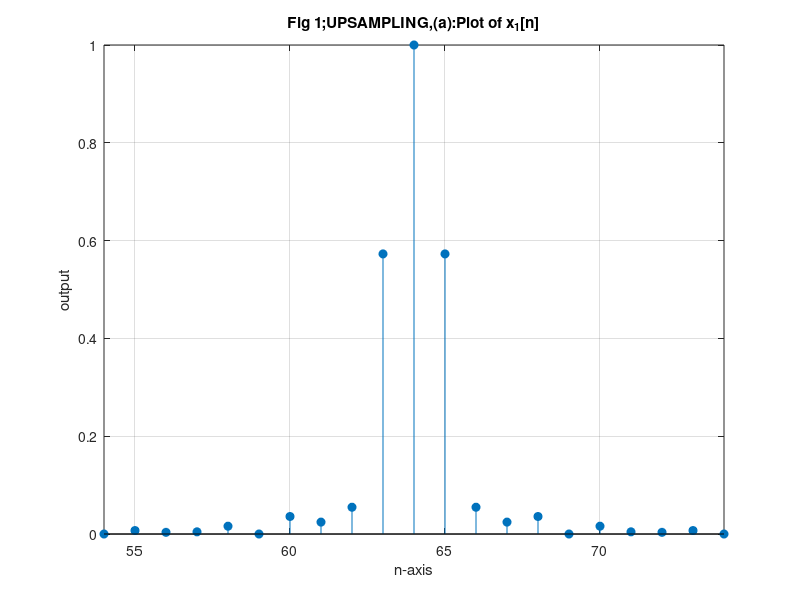
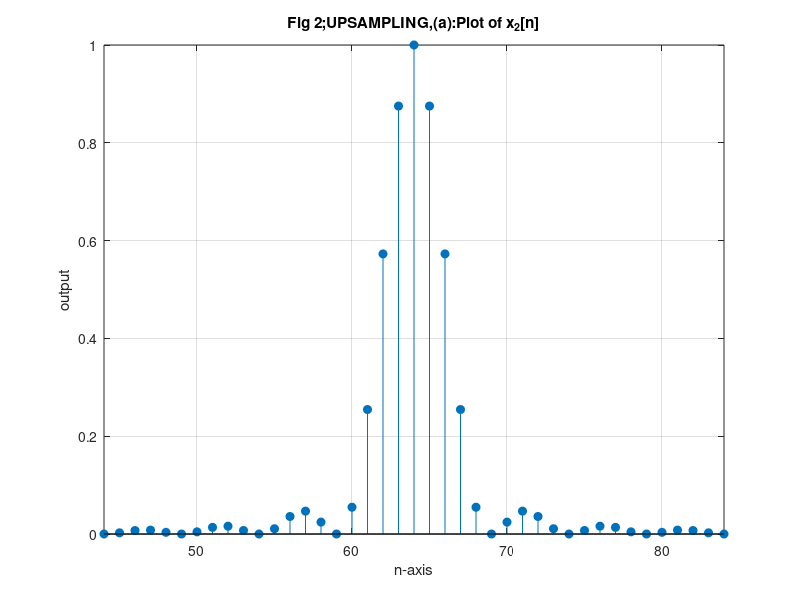
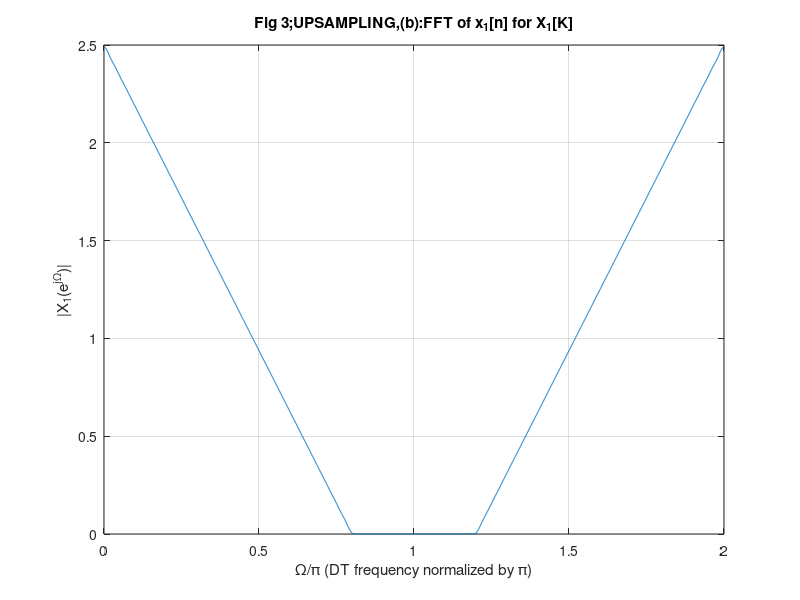
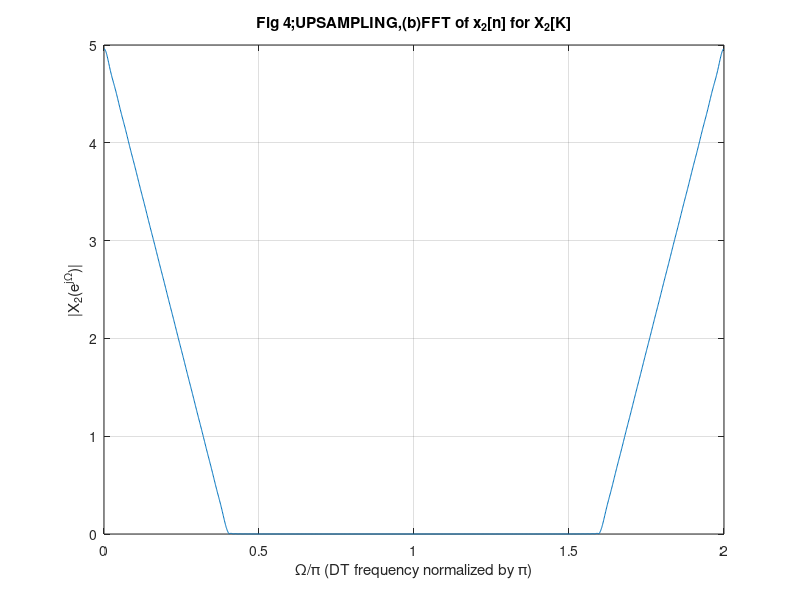

The MATLAB script that drew these images, in order: (Note: this script raises an error after producing the figures.)
%--------------------------------------------------------------------------
%//////////////////////////////////////////////////////////////////////////
%_________________________PART 3 - UPSAMPLING______________________________
%//////////////////////////////////////////////////////////////////////////
%--------------------------------------------------------------------------
%PART (a)
n = 0:127; 
x_1 = (sinc(0.4.*(n-64))).^2; 

figure(1); 
stem(n,x_1,'filled'); 
grid; 
title('Fig 1;UPSAMPLING,(a):Plot of x_{1}[n]');
xlabel('n-axis'); 
ylabel('output'); 
xlim([54 74]);

x_2 = (sinc(0.2*(n-64))).^2; 
figure(2); 
stem(n,x_2,'filled');
grid; 
title('Fig 2;UPSAMPLING,(a):Plot of x_{2}[n]'); 
xlabel('n-axis'); 
ylabel('output');
xlim([44 84]);

%--------------------------------------------------------------------------
%//////////////////////////////////////////////////////////////////////////
%--------------------------------------------------------------------------
%PART (b)
k = 0:2047; 
wk = 2*pi*k/2048; 

X_1_K = fft(x_1,2048);
figure(3); 
plot(wk/pi,abs(X_1_K));
grid; 
title('Fig 3;UPSAMPLING,(b):FFT of x_{1}[n] for X_{1}[K]'); 
xlabel('\Omega/\pi (DT frequency normalized by \pi)'); 
ylabel('|X_{1}(e^{j\Omega})|'); 

X_2_K = fft(x_2,2048);
figure(4); 
plot(wk/pi,abs(X_2_K)); 
title('Fig 4;UPSAMPLING,(b)FFT of x_{2}[n] for X_{2}[K]');
xlabel('\Omega/\pi (DT frequency normalized by \pi)'); 
ylabel('|X_{2}(e^{j\Omega})|'); 
grid; 

%--------------------------------------------------------------------------
%//////////////////////////////////////////////////////////////////////////
%--------------------------------------------------------------------------
%PART (c)
L=3; 
xe_1=zeros(1,L*length(x_1)); 
xe_1(1:L:length(xe_1))=x_1; 

XE_1_K=fft(xe_1,2048); 
figure(5); 
plot(wk/pi,abs(XE_1_K));
grid; 
title('Fig 5;UPSAMPLING,(c)Upsampled X_{1}[K], X_{E_{1}}[K]'); 
xlabel('\Omega/\pi (DT frequency normalized by \pi)'); 
ylabel('|X_{E_1}(e^{j\Omega})|'); 

xe_2=zeros(1,L*length(x_2)); 
xe_2(1:L:length(xe_2))=x_2; 

XE_2_K=fft(xe_2,2048); 
figure(6);
plot(wk/pi,abs(XE_2_K));
grid; 
title('Fig 6;UPSAMPLING,(c):Upsampled X_{2}[k], X_{E_{2}}[K]');
xlabel('\Omega/\pi (DT frequency normalized by \pi)'); 
ylabel('|X_{E_2}(e^{j\Omega})|'); 

%--------------------------------------------------------------------------
%//////////////////////////////////////////////////////////////////////////
%--------------------------------------------------------------------------
%PART (d)
%FILTER CREATION FOR UPSAMPLING
alpha=(1/3); 
P=65; 
hlpf=3*alpha*sinc(alpha*(-(P-1)/2:(P-1)/2)).*(hamming(P)'); 


%filter impulse response for upsampling
hlpf_impulse = impz(hlpf,1); 
figure(7);
stem(hlpf_impulse,'filled','o'); 
grid;
title('Fig 7;UPSAMPLING,(d):Filter Impulse Response');
xlabel('n-axis'); 
ylabel('output'); 

%filter frequency response for upsampling
figure(8); 
HLPF_IMPULSE_K=fft(hlpf_impulse,2048);
plot(wk/pi,abs(HLPF_IMPULSE_K)); 
title('Fig 8;UPSAMPLING,(d):Frequency Response of HLPF');
xlabel('\Omega/\pi (DT frequency normalized by \pi)'); 
ylabel('|H_{filter}(e^{j\Omega})|'); 
grid; 

%--------------------------------------------------------------------------
%//////////////////////////////////////////////////////////////////////////
%--------------------------------------------------------------------------
%PART (e)
%upsample, then apply the upsampling filter for anti-aliasing
xi_1 = filter(hlpf,1,xe_1); 
XI_1_K = fft(xi_1,2048); 
figure(9); 
plot(wk/pi,abs(XI_1_K)); 
grid;
title('Fig 9;UPSAMPLING,(e):Filtered x_{e_{1}}[n] for Interpolated x_{i_{1}}[n] FFT X_{i_1}[K]');
xlabel('\Omega/\pi (DT frequency normalized by \pi)'); 
ylabel('|X_{i_1}(e^{j\Omega})|'); 

%don't need to do this part, but it's ok
xi_2 = filter(hlpf,1,xe_2);
XI_2_K=fft(xi_2,2048); 
figure(10); 
plot(wk/pi,abs(XI_2_K));
grid; 
title('Fig 10;UPSAMPLING,(e):Filtered x_{e_{2}}[n] for Interpolated x_{i_{2}}[n] FFT X_{i_2}[K]'); 
xlabel('\Omega/\pi (DT frequency normalized by \pi)'); 
ylabel('|X_{i_2}(e^{j\Omega})|'); 
%--------------------------------------------------------------------------
%//////////////////////////////////////////////////////////////////////////
%--------------------------------------------------------------------------

%--------------------------------------------------------------------------
%//////////////////////////////////////////////////////////////////////////
%________________________PART 4 - DOWNSAMPLING_____________________________
%//////////////////////////////////////////////////////////////////////////
%--------------------------------------------------------------------------
%PART(a)

%refer to analytical calculations 

%--------------------------------------------------------------------------
%//////////////////////////////////////////////////////////////////////////
%--------------------------------------------------------------------------
%PART(b)
M=2; 
xd_1=x_1(1:M:length(x_1)); 
xd_2=x_2(1:M:length(x_2)); 

XD_1_K=fft(xd_1,2048);
figure(11); 
plot(wk/pi,abs(XD_1_K));
grid; 
title('Fig 11;DOWNSAMPLING,(b):Downsampled x_{1}[n] by M=2 FFT X_{d_1}[K]');
xlabel('\Omega/\pi (DT frequency normalized by \pi)'); 
ylabel('|X_{d_1}(e^{j\Omega})|'); 

XD_2_K=fft(xd_2,2048);
figure(12); 
plot(wk/pi,abs(XD_2_K));
grid; 
title('Fig 12;DOWNSAMPLING,(b):Downsampled x_{2}[n] by M=2 FFT X_{d_2}[K]');
xlabel('\Omega/\pi (DT frequency normalized by \pi)'); 
ylabel('|X_{d_2}(e^{j\Omega})|'); 
%--------------------------------------------------------------------------
%//////////////////////////////////////////////////////////////////////////
%--------------------------------------------------------------------------
%PART(c)
alpha_2=(1/2); 
P=65; 
hlpf_2=alpha_2*sinc(alpha_2*(-(P-1)/2:(P-1)/2)).*(hamming(P)'); 

fx_1=filter(hlpf_2,1,x_1); 
dfx_1=fx_1(1:M:length(fx_1));
DFX_1_K=fft(dfx_1,2048);
figure(13); 
plot(wk/pi,abs(DFX_1_K)); 
grid; 
title('Fig 13;DOWNSAMPLING,(c):Anti-Alias Filter to x_1[n] then Downsampled then abs(X_1[K])','FontSize',9.5);
xlabel('\Omega/\pi (DT frequency normalized by \pi)'); 
ylabel('|X_{d_1_{anti-alias filter}}(e^{j\Omega})|'); 

%--------------------------------------------------------------------------
%//////////////////////////////////////////////////////////////////////////
%--------------------------------------------------------------------------

%--------------------------------------------------------------------------
%//////////////////////////////////////////////////////////////////////////
%_________PART 5 - CHANGING THE SAMPLE RATE OF AN AUDIO SIGNAL_____________
%//////////////////////////////////////////////////////////////////////////
%--------------------------------------------------------------------------
%PART(a)

%take 11025 and multiply it by upsample it by 8
%then take that, and downsample by 10
%the final result will take you from 11025 to 8820

%--------------------------------------------------------------------------
%//////////////////////////////////////////////////////////////////////////
%--------------------------------------------------------------------------
%PART(b)

%{
        No, the order doesn't matter. It doesn't matter if you upsample or
    downsample first. Taking 11025 and upsampling by 8, then downsampling
    by 10 produces the same result as downsampling by 10, then upsampling
    by 8. 
 %} 

%--------------------------------------------------------------------------
%//////////////////////////////////////////////////////////////////////////
%--------------------------------------------------------------------------
%PART(c)

%--------------------------------------------------------------------------
%//////////////////////////////////////////////////////////////////////////
%--------------------------------------------------------------------------
%PART(d)
%UPSAMPLINLG FILTER; APPLIED AFTER UPSAMPLING 
alpha_up=(1/8); 
P_up=65; 
hlpfu=alpha_up*sinc(alpha_up*(-(P-1)/2:(P-1)/2)).*(hamming(P)');

%IMPULSE RESPONSE 
hlpfu_impulse=impz(hlpfu,1);
figure(14); 
stem(hlpfu_impulse,'filled','o'); 
title('Fig 14;AUDIO,(d):Impulse Response of HLPF_{upsampling}'); 
xlabel('n-axis'); 
ylabel('output'); 
grid;

%FREQUENCY RESPONSE
HLPFU_K=fft(hlpfu_impulse,2048);
figure(15); 
plot(wk/pi,abs(HLPFU_K));
title('Fig 15;AUDIO,(d):Frequency Response of HLPF_{upsample}');
xlabel('\Omega/\pi (DT frequency normalized by \pi)'); 
ylabel('|H_{upsampling}(e^{j\Omega})|'); 
grid; 

%DOWNSAMPLING FILTER; APPLIED BEFORE DOWNSAMPLING 
alpha_down=(1/10); 
P_down=65; 
hlpfd=alpha_down*sinc(alpha_down*(-(P-1)/2:(P-1)/2)).*(hamming(P)');

%IMPULSE RESPONSE
hlpfd_impulse=impz(hlpfd,1); 
figure(16); 
stem(hlpf_impulse,'filled','o');
grid; 
title('Fig 16;AUDIO,(d):Impulse Response of HLPF_{downsampling}');
xlabel('n-axis'); 
ylabel('output'); 

%FREQUENCY RESPONSE
HLPFD_K=fft(hlpfd_impulse,2048);
figure(17); 
plot(wk/pi,abs(HLPFD_K));
title('AUDIO,(d):Frequency Response of HLPF_{downsampling}');
xlabel('\Omega/\pi (DT frequency normalized by \pi)'); 
ylabel('|H_{downsampling}(e^{j\Omega})|'); 
grid; 

%UPSAMPLING & DOWNSAMPLING HOMER'S VOICE
%UPSAMPLING: UPSAMPLE, THEN FILTER
L_homer=8; 
M_homer=10;

x11ke=zeros(1,L_homer*length(x11k));
x11ke(1:L_homer:length(x11ke))=x11k;

x11ki=filter(hlpfu,1,x11ke); 

%DOWNSAMPLING: FILTER, THEN DOWNSAMPLE
x11k_filter_before_downsample=filter(hlpfd,1,x11ki);

x11kd=x11k_filter_before_downsample(1:M_homer:length(x11k_filter_before_downsample));
x8k=x11kd;

%--------------------------------------------------------------------------